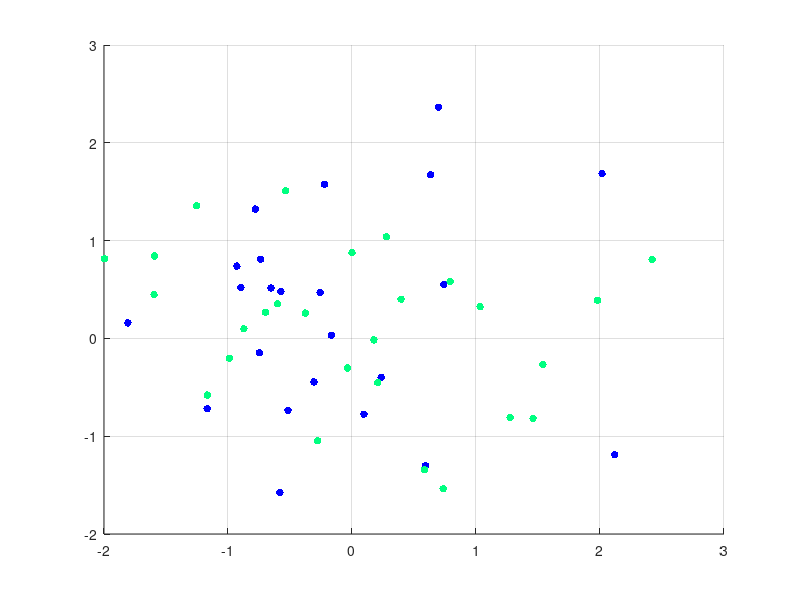

Write MATLAB code to recreate this figure.



X = [randn(50,2), randi([1,2],50,1)*5];



scatter3(X(:,1),X(:,2),X(:,3),30,X(:,3),"filled")
colormap winter
view(0,90)